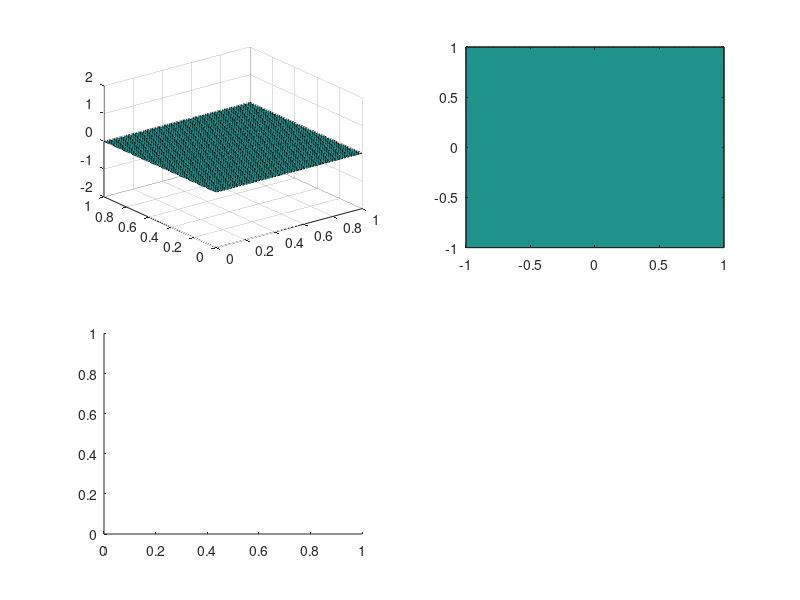

Write MATLAB code to recreate this figure. (Note: this script raises an error after producing the figure.)
%Chladni Pattern Simulation For a Square Plate-- Project 3
%Introduction to Computer Smulations
%Nadine Soliman

%%% variables for equations %%%

% constants in equation
m=4;
n=3;
A =1;
B = 1;

%length of the square plate
l=1;
%velocity of propagation of the wave
v=2;

%spring constants
kx = m*pi/l;
ky = n*pi/l;

%angular velocity
w = v*sqrt(kx^2+ky^2);

% initialize x,y,z grid
x = -l:0.01:l;
y = -l:0.01:l;
z = zeros(size(x,2), size(y, 2));

% number of particles on the plate
N = 2500;

%%variables for plate with sand particles
%length of plate with sound x100 scale
L = 100;
kxL = m*pi/L;
kyL = n*pi/L;

%diameter of particles
diam = 0.5;

%drawing the gradient of the function
[uu,vv] = meshgrid(0:2:L,0:2:L);
Z = (A*sin(uu.*kxL).*sin(vv.*kyL)+B*sin(vv.*kxL).*sin(uu.*kyL));
[DX,DY] = gradient(Z,1,1);

% x,y coordinates of the sand particles
xx=zeros(1,N);
yy=zeros(1,N);

%space that could be occupied
space =L;

%initialize the positions of particles
for i=1:N
    xx(i) = rand*space;
    yy(i) = rand*space;
end

%axis limits setup
axisLimits2D = [-l l -l l];
axisLimits3D = [0 l 0 l -abs((A+abs(B))) abs((abs(A)+abs(B)))];

for t = 0:0.01:10000
    %make the plate vibrate
    for i =1:size(x,2)
        for j=1:size(y,2)
            z(i,j) = z(i,j)+(A*sin(kx*x(i))*sin(ky*y(j)) + B*sin(kx*y(j))*sin(ky*x(i)))*sin(w*t);
            z(i,j) = z(i,j)/(abs(A)+abs(B));
        end
    end
    
    %move the sand particles according to the gradient
    for i=1:N
        dx = kxL*A*cos(xx(i)*kxL)*sin(yy(i)*kyL)+B*kyL*cos(xx(i)*kyL)*sin(yy(i)*kyL);
        dy = kyL*A*sin(xx(i)*kxL)*cos(yy(i)*kyL)+B*kxL*sin(xx(i)*kyL)*cos(yy(i)*kxL);
        
        %move according to the negative of the gradient
        x_to_go = xx(i)- dx;
        y_to_go = yy(i)- dy;
        
%         %check for collisions
        for j=1:N
            if i~=j
                %if they hit make them bounce off eachother 
                if ((x_to_go -xx(j))^2 + (y_to_go - yy(j))^2)<(diam^2)
                    x_to_go =xx(i)+ (x_to_go -xx(j))*diam*0.25;
                    y_to_go =yy(i)+(y_to_go - yy(j))*diam*0.25;
                    break
                end
            end
        end
        %move the particles
        xx(i) = x_to_go;
        yy(i) = y_to_go;
    end
    
    %plotting
    %vibrating square palte
    subplot(2,2,1);
    s = surf(x,y,z);
    axis(axisLimits3D);
    
    %contour map
    subplot(2,2,2);
    contourf(x,y,z);
    axis(axisLimits2D);
    
    %predicted solution
    toPlot =  @(x,y) (A*sin(x.*kx).*sin(y.*ky) +B*sin(y.*kx).*sin(x.*ky));
    subplot(2,2,3);fimplicit(toPlot, [0 1 0 1]);
    
    %sand particles moving according to the vibrations
    subplot(2,2,4);
    %the flow field part
    quiver(uu,vv,DX.*sin(w*t),DY.*sin(w*t));
    hold on
    %the sand particles part
    scatter(xx, yy, 10);
    axis([0 L 0 L]);
    
    drawnow
    hold off
    drawnow
    axis manual
    axis equal
end
